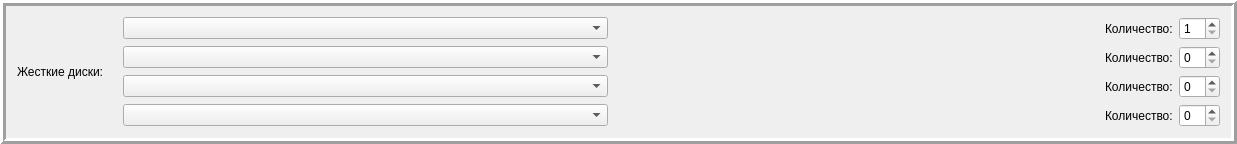
        <widget class="QFrame" name="frame_5">
         <property name="frameShape">
          <enum>QFrame::Box</enum>
         </property>
         <property name="frameShadow">
          <enum>QFrame::Raised</enum>
         </property>
         <property name="lineWidth">
          <number>3</number>
         </property>
         <layout class="QGridLayout" name="gridLayout_5">
          <item row="0" column="0">
           <layout class="QHBoxLayout" name="horizontalLayout_10">
            <item>
             <widget class="QLabel" name="label_26">
              <property name="minimumSize">
               <size>
                <width>100</width>
                <height>0</height>
               </size>
              </property>
              <property name="text">
               <string>Жесткие диски: </string>
              </property>
             </widget>
            </item>
            <item>
             <layout class="QVBoxLayout" name="verticalLayout">
              <item>
               <layout class="QHBoxLayout" name="horizontalLayout_14">
                <item>
                 <widget class="QComboBox" name="comboBox_HDD1">
                  <property name="minimumSize">
                   <size>
                    <width>485</width>
                    <height>0</height>
                   </size>
                  </property>
                 </widget>
                </item>
                <item>
                 <spacer name="horizontalSpacer_22">
                  <property name="orientation">
                   <enum>Qt::Horizontal</enum>
                  </property>
                  <property name="sizeHint" stdset="0">
                   <size>
                    <width>491</width>
                    <height>17</height>
                   </size>
                  </property>
                 </spacer>
                </item>
                <item>
                 <widget class="QLabel" name="label_38">
                  <property name="text">
                   <string>Количество:</string>
                  </property>
                 </widget>
                </item>
                <item>
                 <widget class="QSpinBox" name="spinBox_HDD1">
                  <property name="minimum">
                   <number>1</number>
                  </property>
                 </widget>
                </item>
               </layout>
              </item>
              <item>
               <layout class="QHBoxLayout" name="horizontalLayout_11">
                <item>
                 <widget class="QComboBox" name="comboBox_HDD2">
                  <property name="minimumSize">
                   <size>
                    <width>485</width>
                    <height>0</height>
                   </size>
                  </property>
                 </widget>
                </item>
                <item>
                 <spacer name="horizontalSpacer_19">
                  <property name="orientation">
                   <enum>Qt::Horizontal</enum>
                  </property>
                  <property name="sizeHint" stdset="0">
                   <size>
                    <width>491</width>
                    <height>17</height>
                   </size>
                  </property>
                 </spacer>
                </item>
                <item>
                 <widget class="QLabel" name="label_31">
                  <property name="text">
                   <string>Количество:</string>
                  </property>
                 </widget>
                </item>
                <item>
                 <widget class="QSpinBox" name="spinBox_HDD2"/>
                </item>
               </layout>
              </item>
              <item>
               <layout class="QHBoxLayout" name="horizontalLayout_12">
                <item>
                 <widget class="QComboBox" name="comboBox_HDD3">
                  <property name="minimumSize">
                   <size>
                    <width>485</width>
                    <height>0</height>
                   </size>
                  </property>
                 </widget>
                </item>
                <item>
                 <spacer name="horizontalSpacer_20">
                  <property name="orientation">
                   <enum>Qt::Horizontal</enum>
                  </property>
                  <property name="sizeHint" stdset="0">
                   <size>
                    <width>491</width>
                    <height>17</height>
                   </size>
                  </property>
                 </spacer>
                </item>
                <item>
                 <widget class="QLabel" name="label_32">
                  <property name="text">
                   <string>Количество:</string>
                  </property>
                 </widget>
                </item>
                <item>
                 <widget class="QSpinBox" name="spinBox_HDD3"/>
                </item>
               </layout>
              </item>
              <item>
               <layout class="QHBoxLayout" name="horizontalLayout_13">
                <item>
                 <widget class="QComboBox" name="comboBox_HDD4">
                  <property name="minimumSize">
                   <size>
                    <width>485</width>
                    <height>0</height>
                   </size>
                  </property>
                 </widget>
                </item>
                <item>
                 <spacer name="horizontalSpacer_21">
                  <property name="orientation">
                   <enum>Qt::Horizontal</enum>
                  </property>
                  <property name="sizeHint" stdset="0">
                   <size>
                    <width>491</width>
                    <height>17</height>
                   </size>
                  </property>
                 </spacer>
                </item>
                <item>
                 <widget class="QLabel" name="label_35">
                  <property name="text">
                   <string>Количество:</string>
                  </property>
                 </widget>
                </item>
                <item>
                 <widget class="QSpinBox" name="spinBox_HDD4"/>
                </item>
               </layout>
              </item>
             </layout>
            </item>
           </layout>
          </item>
         </layout>
        </widget>
